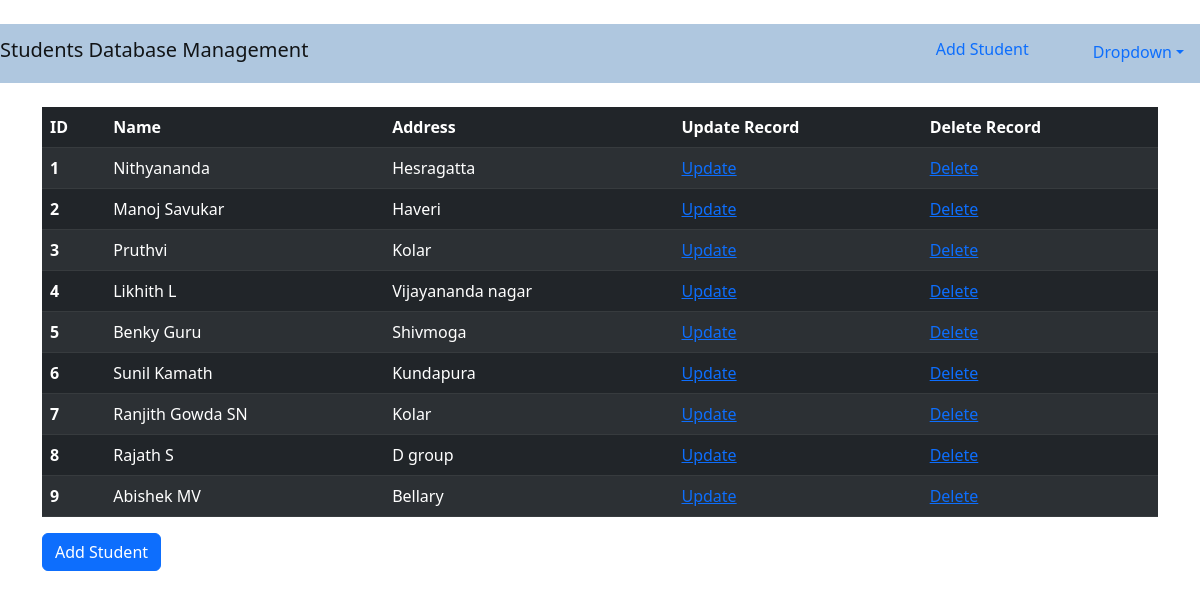
The page /students/ on the database its author committed.
### students/models.py (models this page shows)
class Students(models.Model):
    name = models.CharField(max_length=255)
    address = models.CharField(max_length=255)

### students/views.py (the view)
# urls.py: path("", views.index, name="index"),
def index(request):
    template = loader.get_template('index.html')
    students = Students.objects.all().values()
    params = {
        "students" : students
    }
    return HttpResponse(template.render(params, request))

### students/templates/index.html
{% extends "base.html" %}
{% block content%}
<div class="container">
  <table class="table table-dark table-striped">
    <thead>
      <tr>
        <th scope="col">ID</th>
        <th scope="col">Name</th>
        <th scope="col">Address</th>
        <th scope="col">Update Record</th>
        <th scope="col">Delete Record</th>
      </tr>
    </thead>
    <tbody>
      {% for student in students %}
      <tr>
        <th scope="row">{{ forloop.counter }}</th>
        <td>{{ student.name }}</td>
        <td>{{ student.address }}</td>
        <td><a href="update/{{ student.id }}">Update</a></td>
        <td><a href="delete/{{ student.id }}">Delete</a></td>
      </tr>
      {% endfor %}
    </tbody>
  </table>
  <a class="btn btn-primary" href="add/" role="addrecord">Add Student</a>
</div>
{% endblock %}

### students/templates/base.html (shortened to what this page needs)
<!doctype html>
<html lang="en">
<head>
    <link href="https://cdn.jsdelivr.net/npm/bootstrap@5.2.2/dist/css/bootstrap.min.css" rel="stylesheet"
>
</head>
<body>
    {% block header %}
    <br>
    <nav id="navbar-example2" class="navbar" style="background-color: #afc7df;">
        <a class="navbar-brand" href="return/">
            <h5>Students Database Management</h5>
        </a>
        <ul class="nav nav-pills">
            <li class="nav-item">
                <a class="nav-link" href="add/">
                    <h6>Add Student</h6>
                </a>
            </li>
            <li class="nav-item">
                <a class="nav-link" href="#scrollspyHeading2"></a>
            </li>
            <li class="nav-item dropdown">
                <a class="nav-link dropdown-toggle" data-bs-toggle="dropdown" href="#" role="button"
                    aria-expanded="false">Dropdown</a>
            </li>
        </ul>
    </nav>
    <br>
    {% endblock %}
    {% block content %}
    {% endblock%}
</body>
</html>

### rows shown on the page
Students: name "Nithyananda", address "Hesragatta"
Students: name "Manoj Savukar", address "Haveri"
Students: name "Pruthvi", address "Kolar"
Students: name "Likhith L", address "Vijayananda nagar"
Students: name "Benky Guru", address "Shivmoga"
Students: name "Sunil Kamath", address "Kundapura"
Students: name "Ranjith Gowda SN", address "Kolar"
Students: name "Rajath S", address "D group"
Students: name "Abishek MV", address "Bellary"
